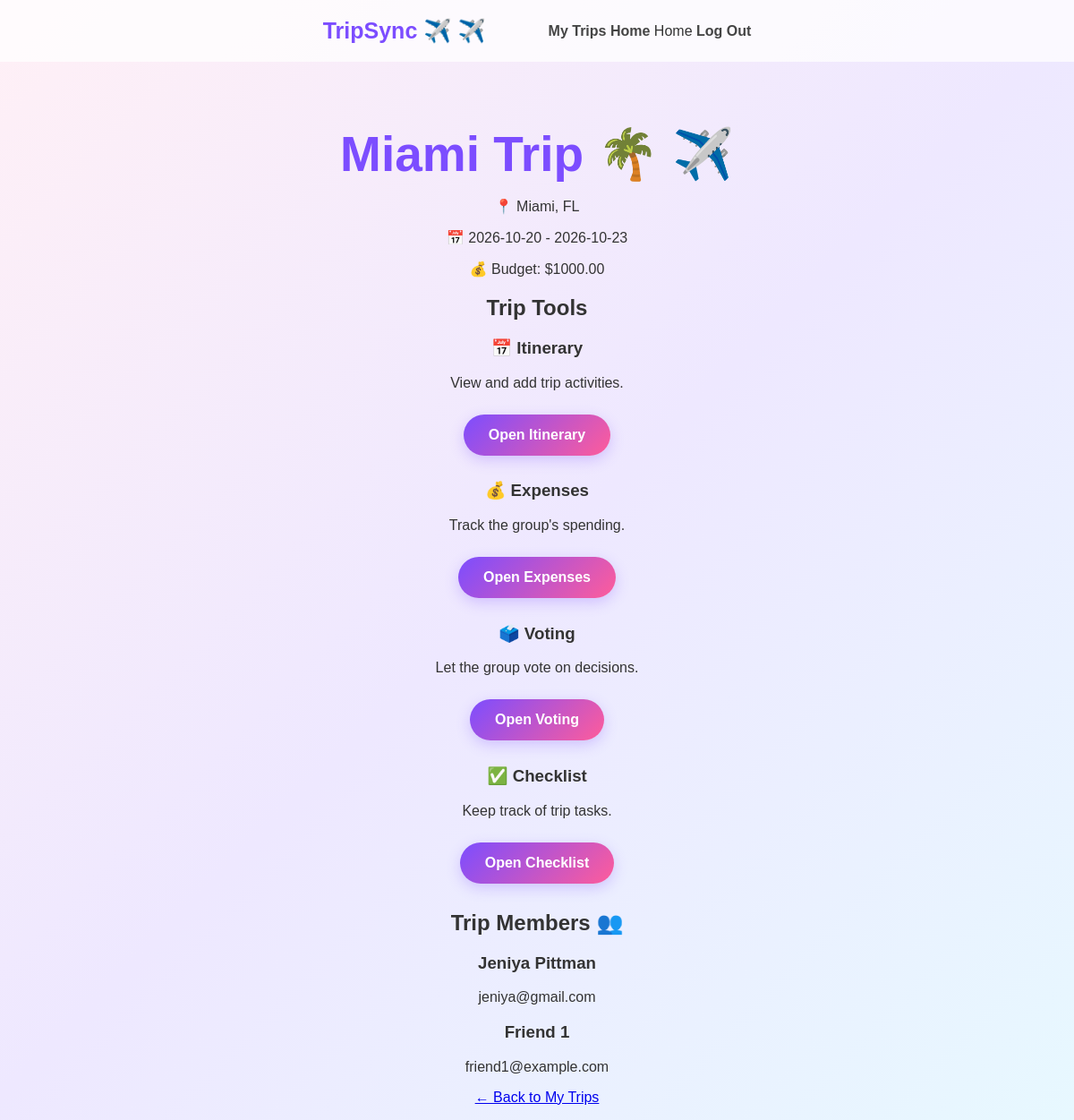
/trip/2 (signed in), run on the app's committed database.
### tables this page shows
CREATE TABLE trips (
            id INTEGER PRIMARY KEY AUTOINCREMENT,
            user_id INTEGER NOT NULL,
            trip_name TEXT NOT NULL,
            destination TEXT NOT NULL,
            start_date TEXT NOT NULL,
            end_date TEXT NOT NULL,
            budget REAL NOT NULL,
            FOREIGN KEY (user_id) REFERENCES users (id)
        );

CREATE TABLE users (
            id INTEGER PRIMARY KEY AUTOINCREMENT,
            name TEXT NOT NULL,
            email TEXT UNIQUE NOT NULL,
            password TEXT NOT NULL
        );

### app.py (the view, shortened to what this page needs)
@app.route(
    "/trip/<int:trip_id>"
)
def trip_details(trip_id):
    if not logged_in():
        return redirect(
            url_for("login")
        )
    connection = get_db_connection()
    trip = connection.execute("""
        SELECT *
        FROM trips
        WHERE id = ?
    """, (
        trip_id,
    )).fetchone()
    owner = connection.execute("""
        SELECT
            name,
            email

        FROM users

        WHERE id = ?
    """, (
        trip["user_id"],
    )).fetchone()
    members = connection.execute("""
        SELECT
            users.name,
            users.email

        FROM trip_members

        JOIN users
        ON users.id =
           trip_members.user_id

        WHERE trip_members.trip_id = ?
    """, (
        trip_id,
    )).fetchall()
    connection.close()
    all_members = []
    if owner:
        all_members.append(owner)
    all_members.extend(members)
    return render_template(
        "trip.html",
        trip=trip,
        members=all_members
    )

### app.py (called while the page is built)
def get_db_connection():
    connection = sqlite3.connect(DATABASE)
    connection.row_factory = sqlite3.Row
    return connection

def logged_in():
    return "user_id" in session

def user_can_access_trip(connection, trip_id):
    result = connection.execute("""
        SELECT trips.id

        FROM trips

        LEFT JOIN trip_members
        ON trips.id = trip_members.trip_id

        WHERE trips.id = ?

        AND (
            trips.user_id = ?
            OR trip_members.user_id = ?
        )

        LIMIT 1
    """, (
        trip_id,
        session["user_id"],
        session["user_id"]
    )).fetchone()
    return result

### templates/trip.html (shortened to what this page needs)
<!DOCTYPE html>
<html lang="en">
<head>
    <link
        rel="stylesheet"
        href="{{ url_for('static', filename='style.css') }}"
    >
</head>
<body>
<nav>
    <h2>TripSync ✈️</h2>
    <div>
        <a href="{{ url_for('dashboard') }}">
            My Trips
        </a>
        <a href="{{ url_for('dashboard') }}">Home</a>
            Home
        <a href="{{ url_for('logout') }}">
            Log Out
        </a>
    </div>
</nav>
<main class="dashboard-container">
    <h1>
        {{ trip['trip_name'] }} 🌴
    </h1>
    <p>
        📍 {{ trip['destination'] }}
    </p>
    <p>
        📅 {{ trip['start_date'] }}
        -
        {{ trip['end_date'] }}
    </p>
    <p>
        💰 Budget:
        ${{ "%.2f"|format(trip['budget']) }}
    </p>
    <section class="my-trips">
        <h2>Trip Tools</h2>
        <div class="trip-cards">
            <div class="trip-card">
                <h3>📅 Itinerary</h3>
                <p>
                    View and add trip activities.
                </p>
                <a href="{{ url_for(
                    'itinerary',
                    trip_id=trip['id']
                ) }}">
                    <button type="button">
                        Open Itinerary
                    </button>
                </a>
            </div>
            <div class="trip-card">
                <h3>💰 Expenses</h3>
                <p>
                    Track the group's spending.
                </p>
                <a href="{{ url_for(
                    'expenses',
                    trip_id=trip['id']
                ) }}">
                    <button type="button">
                        Open Expenses
                    </button>
                </a>
            </div>
            <div class="trip-card">
                <h3>🗳️ Voting</h3>
                <p>
                    Let the group vote on decisions.
                </p>
                <a href="{{ url_for(
                    'voting',
                    trip_id=trip['id']
                ) }}">
                    <button type="button">
                        Open Voting
                    </button>
                </a>
            </div>
            <div class="trip-card">
                <h3>✅ Checklist</h3>
                <p>
                    Keep track of trip tasks.
                </p>
                <a href="{{ url_for(
                    'checklist',
                    trip_id=trip['id']
                ) }}">
                    <button type="button">
                        Open Checklist
                    </button>
                </a>
            </div>
        </div>
    </section>
    <section class="my-trips">
        <h2>
            Trip Members 👥
        </h2>
        {% if members %}
            <div class="trip-cards">
                {% for member in members %}
                    <div class="trip-card">
                        <h3>
                            {{ member['name'] }}
                        </h3>
                        <p>
                            {{ member['email'] }}
                        </p>
                    </div>
                {% endfor %}
            </div>
        {% else %}
            <p>
                No other members have been added yet.
            </p>
        {% endif %}
    </section>
    <p>
        <a href="{{ url_for('dashboard') }}">
            ← Back to My Trips
        </a>
    </p>
</main>
</body>
</html>

### static/style.css (style rules this page uses)
body { font-family: Arial, sans-serif; margin: 0; min-height: 100vh; background: linear-gradient(135deg, #fff0f6, #eee8ff, #e7f8ff); color: #333; text-align: center; }
nav { width: 100%; display: flex; align-items: center; justify-content: center; gap: 30px; padding: 20px; box-sizing: border-box; position: absolute; top: 0; left: 0; background-color: rgba(255, 255, 255, 0.75); }
nav h2 { margin: 0 40px 0 0; color: #7c4dff; font-size: 25px; }
nav h2::after { content: " ✈️"; }
nav a { text-decoration: none; color: #444; font-weight: bold; transition: 0.3s; }
h1 { font-size: 55px; margin-top: 140px; margin-bottom: 10px; color: #7c4dff; }
h1::after { content: " ✈️"; }
button { padding: 14px 28px; margin: 10px; border: none; border-radius: 25px; background: linear-gradient(135deg, #7c4dff, #ff5c9a); color: white; font-size: 16px; font-weight: bold; cursor: pointer; box-shadow: 0 5px 15px rgba(124, 77, 255, 0.25); transition: 0.3s; }

### data on the page
trips: trip_name "Miami Trip", destination "Miami, FL", start_date "2026-10-20", end_date "2026-10-23", budget "1000.00"
users: name "Jeniya Pittman", email "jeniya@gmail.com"
users: name "Friend 1", email "friend1@example.com"
